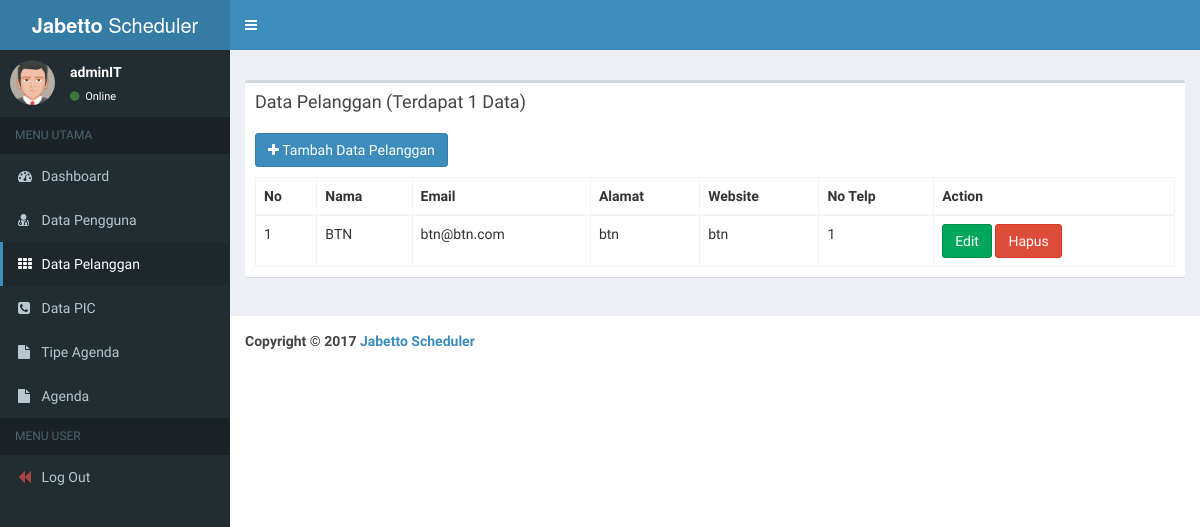
The page /?page=data_pelanggan (signed in) on the database its author committed.
### tables this page shows
CREATE TABLE `pelanggan` (
  `id` int(10) NOT NULL,
  `nama` varchar(50) NOT NULL,
  `email` varchar(30) NOT NULL,
  `alamat` text NOT NULL,
  `website` varchar(45) NOT NULL,
  `no_telp` varchar(20) NOT NULL
);

### pages/data_pelanggan.php (the view, shortened to what this page needs)
<?php
	require 'config/main.php';
	$query=mysqli_query($conn, "SELECT * FROM pelanggan");
?>
<div class="box">
    <div class="box-header">
      <h3 class="box-title">Data Pelanggan (Terdapat <?php echo mysqli_num_rows($query); ?> Data)</h3>
    </div>
    <div class="box-body">
    <a href="tambah.php?tambah=data_pelanggan" style="margin-bottom: 10px;" class="btn btn-md btn-primary"> <i class="fa fa-plus"></i> Tambah Data Pelanggan</a>
    <br>
		<table class="table table-bordered" id="tabel">
		<thead>
			 <tr>
         		<th>No</th>
         		<th>Nama</th>
			   	<th>Email</th>
			   	<th>Alamat</th>
			   	<th>Website</th>
			   	<th>No Telp</th>
		        <th>Action</th>
		  	</tr>
		</thead>
		<tbody>
		<?php
		  	$no=1;
		  	while($q=mysqli_fetch_object($query)){
		?>
		  	<tr>
		   		<td><?php echo $no++; ?></td>
		    	<td><?php echo $q->nama; ?></td>
		    	<td><?php echo $q->email; ?></td>
			  	<td><?php echo $q->alamat; ?></td>
			  	<td><?php echo $q->website; ?></td>
			  	<td><?php echo $q->no_telp; ?></td>
			    <td>
			    	<a class="btn btn-success" href="edit.php?edit=<?php echo $_GET['page']; ?>&id=<?php echo $q->id; ?>">Edit</a>
			    	<a class="btn btn-danger" onclick="return confirm('Apakah anda yakin akan menghapus data ini?')" href="hapus.php?hapus=<?php echo $_GET['page']; ?>&id=<?php echo $q->id; ?>">Hapus</a>
			    </td>
		  	</tr>
		<?php
		  }
		?>
		</tbody>
		</table>
	</div>
</div>

### rows shown on the page
pelanggan: nama "BTN", email "btn@btn.com", alamat "btn", website "btn", no_telp "1"

### other values the page prints
$_SESSION['nama'] "adminIT"
mysqli_num_rows($query) "1"
